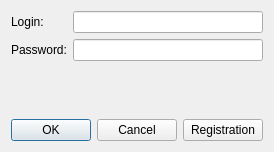
<?xml version="1.0" encoding="UTF-8"?>
<ui version="4.0">
 <class>LoginForm</class>
 <widget class="QWidget" name="LoginForm">
  <property name="geometry">
   <rect>
    <x>0</x>
    <y>0</y>
    <width>272</width>
    <height>152</height>
   </rect>
  </property>
  <property name="windowTitle">
   <string>Form</string>
  </property>
  <layout class="QVBoxLayout" name="verticalLayout">
   <item>
    <layout class="QFormLayout" name="formLayout">
     <item row="0" column="0">
      <widget class="QLabel" name="label">
       <property name="text">
        <string>Login:</string>
       </property>
      </widget>
     </item>
     <item row="1" column="0">
      <widget class="QLabel" name="label_2">
       <property name="text">
        <string>Password:</string>
       </property>
      </widget>
     </item>
     <item row="0" column="1">
      <widget class="QLineEdit" name="loginEdit"/>
     </item>
     <item row="1" column="1">
      <widget class="QLineEdit" name="passwordEdit">
       <property name="echoMode">
        <enum>QLineEdit::Password</enum>
       </property>
      </widget>
     </item>
    </layout>
   </item>
   <item>
    <spacer name="verticalSpacer">
     <property name="orientation">
      <enum>Qt::Vertical</enum>
     </property>
     <property name="sizeHint" stdset="0">
      <size>
       <width>20</width>
       <height>40</height>
      </size>
     </property>
    </spacer>
   </item>
   <item>
    <layout class="QHBoxLayout" name="horizontalLayout">
     <item>
      <widget class="QDialogButtonBox" name="buttonBox">
       <property name="standardButtons">
        <set>QDialogButtonBox::Cancel|QDialogButtonBox::Ok</set>
       </property>
      </widget>
     </item>
     <item>
      <widget class="QPushButton" name="registrationPushButton">
       <property name="text">
        <string>Registration</string>
       </property>
      </widget>
     </item>
    </layout>
   </item>
  </layout>
 </widget>
 <resources/>
 <connections/>
</ui>
